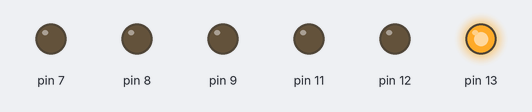
Bench run of a sketch on a simulated Arduino Uno, built with avr-gcc and run on an emulated ATmega328P. Shown: output pins drawn as LEDs (lit = HIGH).

Above: at 0.2 s.
At 5.9 s:
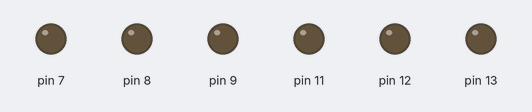
At 8.4 s:
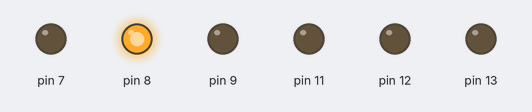
At 16.8 s:
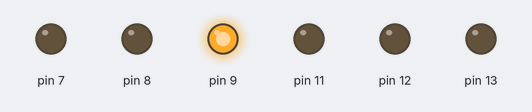
At 22.6 s:
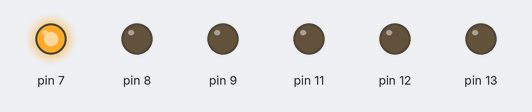
At 32.5 s:
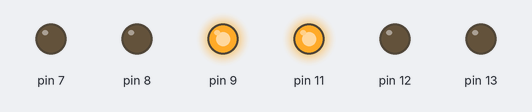
Timing chart, 0 to 40.0 s (numbered marks = the images above):
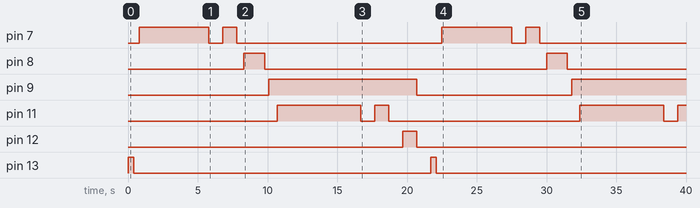

The sketch:

Prog01.ino
```cpp
void setup()
{
  pinMode(13, OUTPUT);
  pinMode(12, OUTPUT);
  pinMode(11, OUTPUT);
  pinMode(9, OUTPUT);
  pinMode(8, OUTPUT);
  pinMode(7, OUTPUT);
}

void loop()
{
  digitalWrite(13, HIGH);
  delay(400);
  digitalWrite(13,LOW);
  delay(400);
  digitalWrite(7,HIGH);
  delay(5000);
  digitalWrite(7,LOW);
  delay(1000);
  digitalWrite(7,HIGH);
  delay(1000);
  digitalWrite(7,LOW);
  delay(500);
  digitalWrite(8,HIGH);
  delay(1500);
  digitalWrite(8,LOW);
  delay(300);
  digitalWrite(9,HIGH);
  delay(300);
  digitalWrite(13,LOW);
  delay(300);
  digitalWrite(11,HIGH);
  delay(1000);
  //2 iteracion
  delay(5000);
  digitalWrite(11,LOW);
  delay(1000);
  digitalWrite(11,HIGH);
  delay(1000);
  digitalWrite(11,LOW);
  delay(1000);
  digitalWrite(12,HIGH);
  delay(1000);
  digitalWrite(12,LOW);
  //delay(1000);
  digitalWrite(9,LOW);
  delay(1000);
}
```

Measured:
- by itself, pin 7: LOW → HIGH at 0.80 s, → LOW 5.0 s later, → HIGH 1.0 s later, → LOW 1.0 s later, … (8 changes in this stretch)
- by itself, pin 8: alternates HIGH for 1.5 s and LOW for 20.2 s
- by itself, pin 9: LOW → HIGH at 10.1 s, → LOW 10.6 s later, → HIGH 11.1 s later
- by itself, pin 11: goes HIGH 6.0 s, LOW 1.0 s, HIGH 1.0 s, LOW 13.7 s, HIGH 6.0 s, LOW 1.0 s, then HIGH
- by itself, pin 12: LOW → HIGH at 19.7 s, → LOW 1.0 s later
- by itself, pin 13: alternates HIGH for 0.40 s and LOW for 21.3 s
